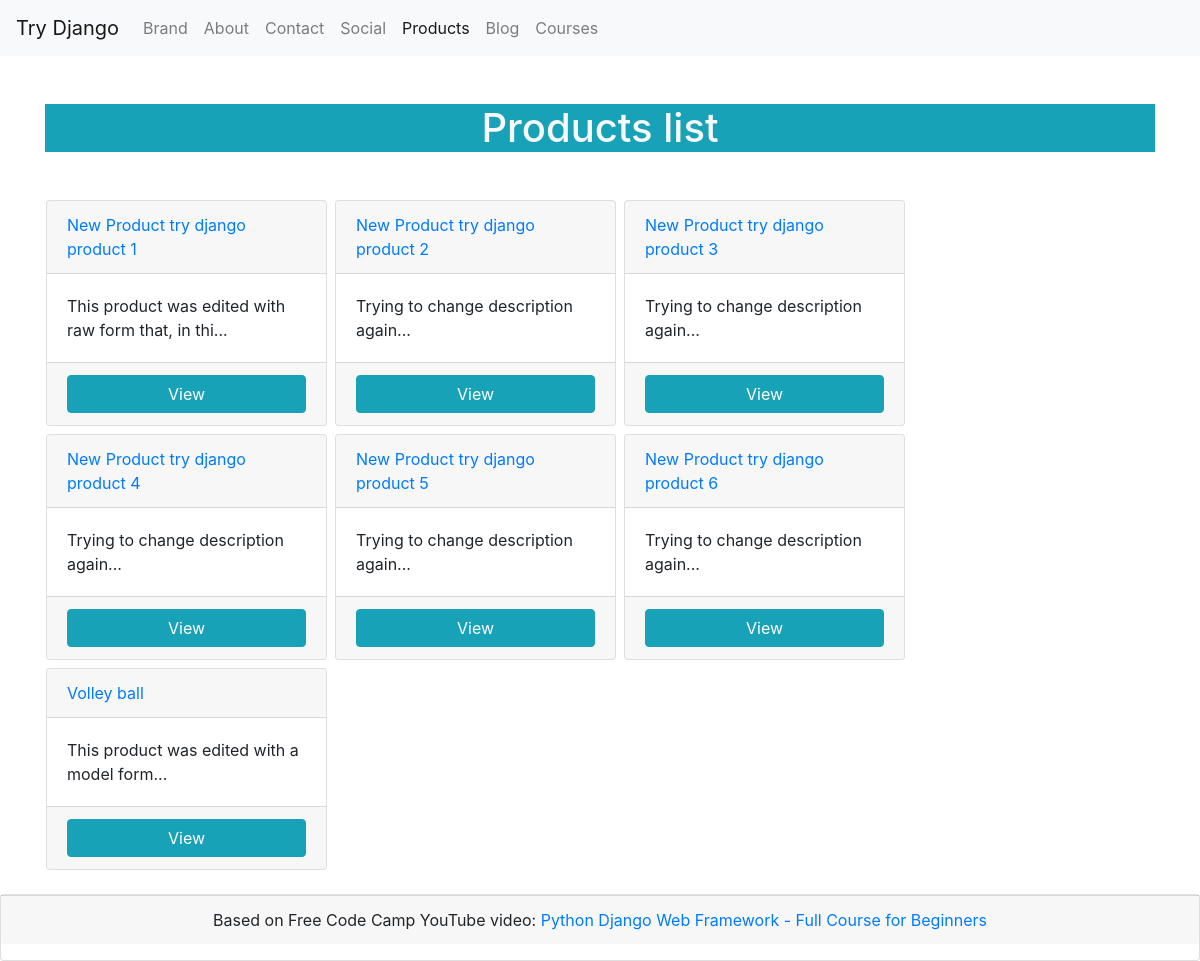
/products/, run on an earlier commit of the app's database.
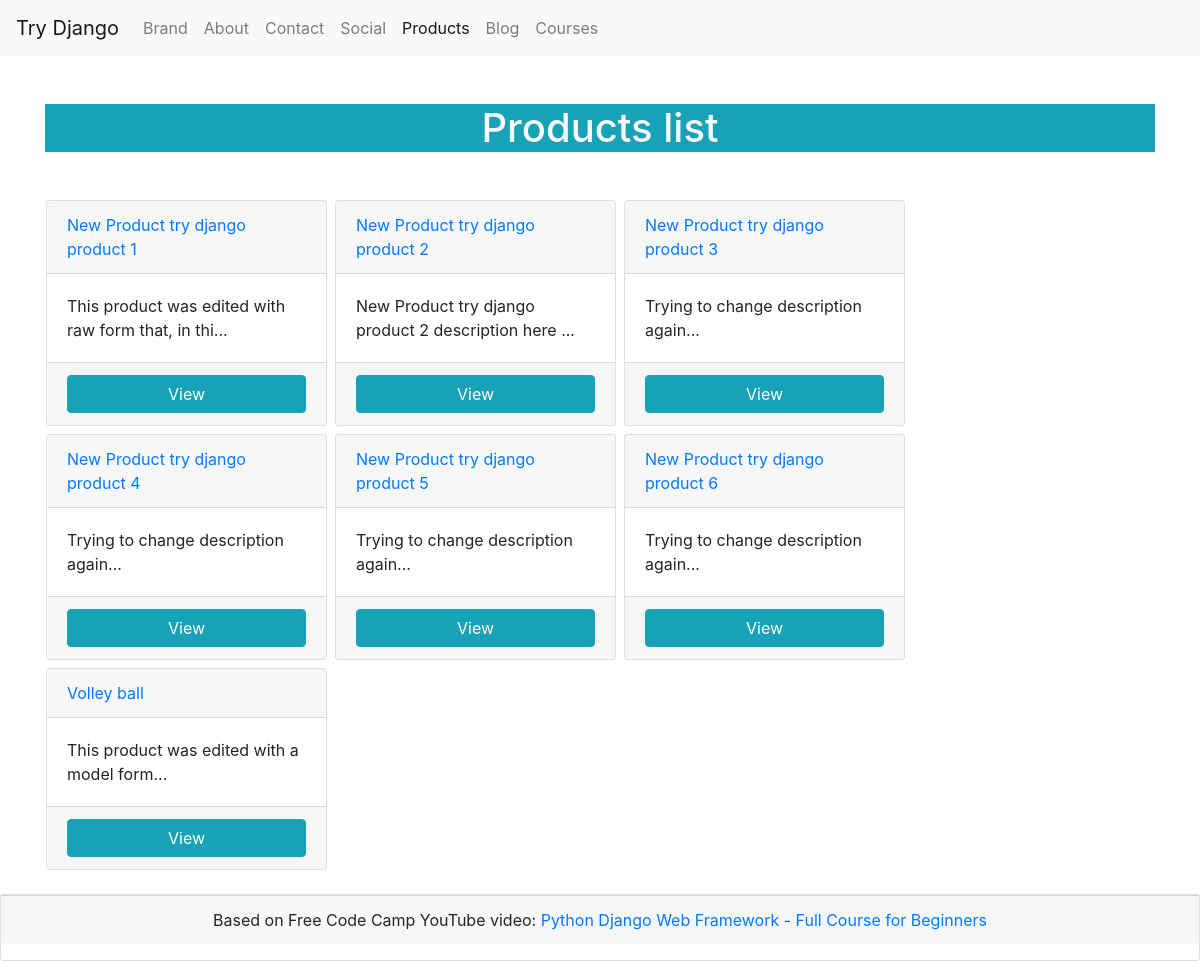
And on a later commit of the database.
### products/models.py (models this page shows, shortened)
class Product(models.Model):
    title       = models.CharField(max_length=120)
    description = models.TextField(blank=True, null=True)
    price       = models.DecimalField(max_digits=10000, decimal_places=2)
    summary     = models.TextField()
    featured    = models.BooleanField()
    def __str__(self):
        return self.title
    def get_absolute_url(self):
        return reverse("products:product_detail", kwargs={"product_id": self.id})

### products/views.py (the view)
# urls.py: path('', products_list_view, name='index'),
def products_list_view(request):
    products = Product.objects.all()
    context = {
        'products': products
    }
    return render(request, 'products_list.html', context)

### pages/templatetags/helpers.py (called while the page is built)
@register.simple_tag
def link_is_active(request, url):
    is_home_url = request.path == '/' and request.path == url
    has_same_parent = url.split('/')[1] == request.path.split('/')[1]
    if is_home_url:
        return 'active'
    if has_same_parent:
        return 'active'
    return ''

@register.simple_tag
def content_max_length(value, max_length):
    return f"{value[:max_length]}..."

### products/templates/products_list.html (shortened to what this page needs)
{% extends 'base.html' %}
{% load helpers %}
{% block content %}
<h1 class="my-5 text-center text-light bg-info">Products list</h1>
<ul class="row pl-3">
{% for product in products %}
    <li class="col-sm-12 col-lg-3 p-0 mr-2 mb-2 card">
        <a href={{product.get_absolute_url}} class="card-header" >{{product}}</a>
        <span class="card-body">{% content_max_length product.description 50 %}</span>
        <div class="card-footer btn-group d-flex justify-content-center align-items-center">
            <a
                href="{{product.get_absolute_url}}"
                class="btn btn-info"
            >View</a>
        </div>
    </li>
{% endfor %}
</ul>
{% endblock content %}

### templates/base.html (shortened to what this page needs)
<!DOCTYPE html>
<html>
<head>
    <link rel="stylesheet" href="https://stackpath.bootstrapcdn.com/bootstrap/4.4.1/css/bootstrap.min.css">
</head>
<body>
    {% include 'partials/_navbar.html' %}
    <main class="container">
        {% block content %}{% endblock content %}
    </main>
    <footer class="card">
        <p class="card-footer text-center">Based on Free Code Camp YouTube video: <a href="https://www.youtube.com/watch?v=F5mRW0jo-U4&list=PLlqAFin4VJ52ep7lwqYTURmvyu_OD_Z-k" target="_blank">Python Django Web Framework - Full Course for Beginners</a></p>
    </footer>
</body>
</html>

### templates/partials/_navbar.html (shortened to what this page needs)
{% load helpers %}
{% url 'home' as home_url %}
{% url 'about' as about_url %}
{% url 'contact' as contact_url %}
{% url 'social' as social_url %}
{% url 'products:index' as products_url %}
{% url 'blog:index' as blog_url %}
{% url 'courses:index' as courses_url %}
<nav class="navbar navbar-expand-lg navbar-light bg-light">
  <a class="navbar-brand" href="{% url 'home' %}">Try Django</a>
  <div class="collapse navbar-collapse" id="navbarNav">
    <ul class="navbar-nav">
      <li class="nav-item {% link_is_active request home_url %}">
        <a class="nav-link" href="{% url 'home' %}">Brand</a>
      </li>
      <li class="nav-item {% link_is_active request about_url %}" >
        <a class="nav-link" href="{% url 'about' %}">About</a>
      </li>
      <li class="nav-item {% link_is_active request contact_url %}">
        <a class="nav-link" href="{% url 'contact' %}">Contact</a>
      </li>
      <li class="nav-item {% link_is_active request social_url %} ">
        <a class="nav-link" href="{% url 'social' %}">Social</a>
      </li>
      <li class="nav-item {% link_is_active request products_url %}">
        <a class="nav-link" href="{% url 'products:index' %}">Products</a>
      </li>
      <li class="nav-item {% link_is_active request blog_url %}">
        <a class="nav-link" href="{% url 'blog:index' %}">Blog</a>
      </li>
      <li class="nav-item  {% link_is_active request courses_url %}">
        <a class="nav-link" href="{% url 'courses:index' %}">Courses</a>
      </li>
    </ul>
  </div>
</nav>

### templates/base.html (style rules this page uses)
main { min-height: calc(100vh - 175px); }

What changed in the data, as far as the page shows it:
changed Product "New Product try django product 2": description "Trying to change description again..." → "New Product try django product 2 description here ..."
